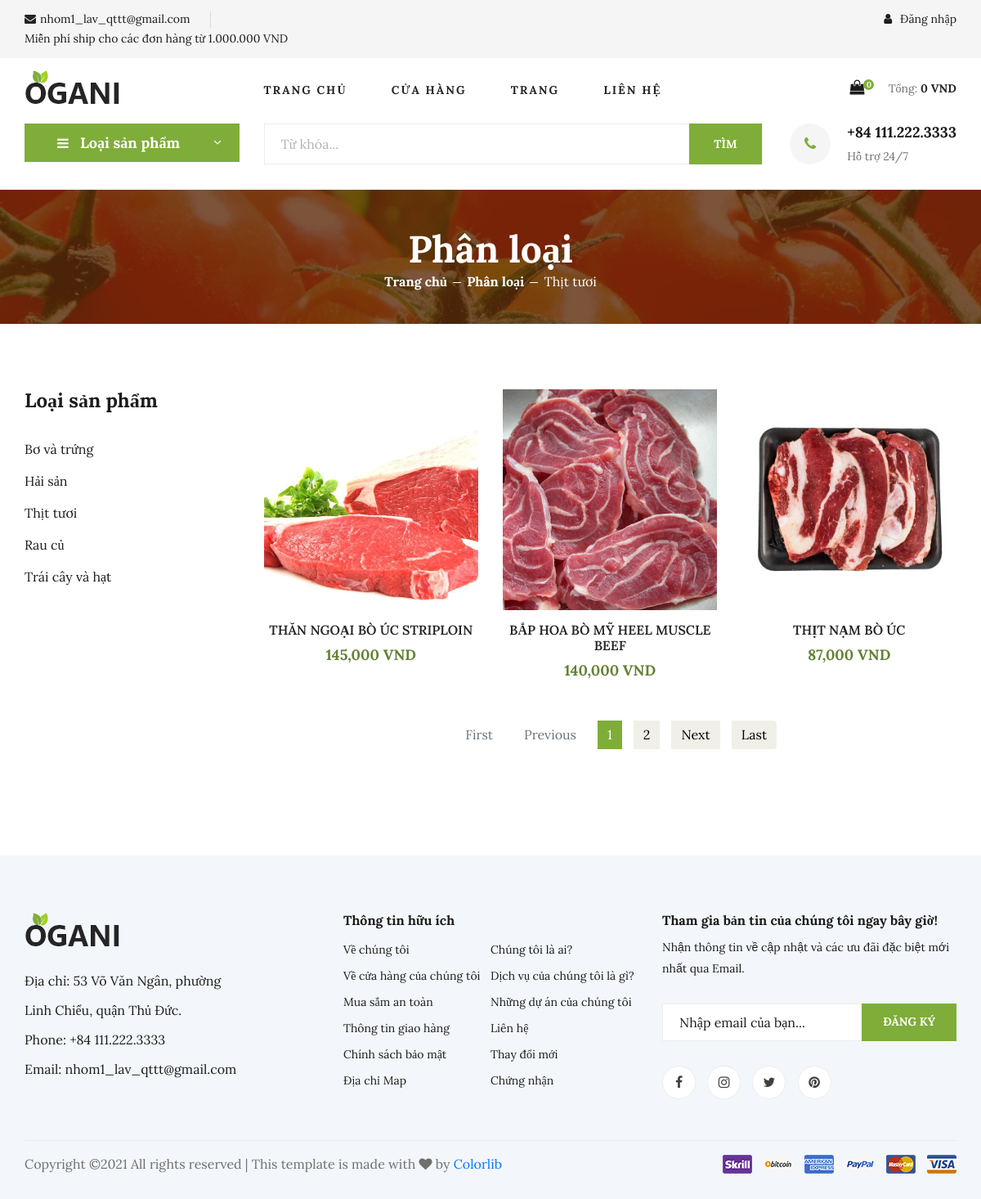
Page /classify.php on the committed database.
### tables this page shows
CREATE TABLE IF NOT EXISTS `protypes` (
  `type_id` int(11) NOT NULL AUTO_INCREMENT,
  `type_name` varchar(100) NOT NULL,
  `type_img` varchar(100) NOT NULL,
  PRIMARY KEY (`type_id`)
);

CREATE TABLE IF NOT EXISTS `products` (
  `id` int(11) NOT NULL AUTO_INCREMENT,
  `name` varchar(100) NOT NULL,
  `price` decimal(10,0) NOT NULL,
  `description` varchar(1000) NOT NULL,
  `information` text NOT NULL,
  `image` varchar(100) NOT NULL,
  `type_id` int(11) NOT NULL,
  `weight` float NOT NULL,
  `feature` tinyint(4) NOT NULL,
  `created_at` timestamp NOT NULL DEFAULT current_timestamp(),
  PRIMARY KEY (`id`)
);

### models/db.php (called while the page is built, shortened)
<?php
class Db
{
    public static $connection;
    public function __construct()
    {
        if (!self::$connection) {
            self::$connection = new mysqli(DB_HOST, DB_USER, DB_PASSWORD, DB_NAME, DB_PORT);
            self::$connection->set_charset(DB_CHARSET);
        }
        return self::$connection;
    }
}

### models/protype.php (called while the page is built, shortened)
<?php
class Protype extends Db{
    function getAllProtype(){
        $sql = self::$connection->prepare("SELECT * FROM `protypes`");
        $sql->execute();
        $items = $sql->get_result()->fetch_all(MYSQLI_ASSOC);
        return $items;
    }
    function getProtypeByID($id){
        $sql = self::$connection->prepare("SELECT * FROM `protypes` WHERE `type_id` = $id");
        $sql->execute();
        $items = $sql->get_result()->fetch_all(MYSQLI_ASSOC);
        return $items;
    }
}

### models/product.php (called while the page is built, shortened)
<?php
class Product extends Db{
    function getAllProductsByType($type_id){
        $sql = self::$connection->prepare("SELECT * FROM `products`, `protypes` WHERE `products`.`type_id` = `protypes`.`type_id` and `protypes`.`type_id` = $type_id");
        $sql->execute();
        $items = $sql->get_result()->fetch_all(MYSQLI_ASSOC);
        return $items;
    }
    function getProductsByType($typeid, $perPage, $page){
        $start = $perPage * ($page - 1);
        $sql = self::$connection->prepare("SELECT *
        FROM `products`
        WHERE `products`.`type_id` = $typeid
        LIMIT $start, $perPage");
        $sql->execute();
        $items = $sql->get_result()->fetch_all(MYSQLI_ASSOC);
        return $items;
    }
}

### classify.php (the view, shortened to what this page needs)
<?php
include('header.php');
include 'models/product.php';
require 'models/pagination.php';
$product = new Product();
$protype = new Protype();
$typeid = null;
if (isset($_GET['type_id'])) {
    $typeid = $_GET['type_id'];
} else {
    $typeid = 1;
}
$perPage = 3;
$page_num = 1;
$totalRows = count($product->getAllProductsByType($typeid));
$baseUrl = "http://" . $_SERVER['HTTP_HOST'] . "/ogani-master/classify.php?type_id=".$typeid."&";
$productList = $product->getProductsByType($typeid, $perPage, $page_num);
?>
<section class="breadcrumb-section set-bg" data-setbg="img/breadcrumb.jpg">
    <div class="container">
        <div class="row">
            <div class="col-lg-12 text-center">
                <div class="breadcrumb__text">
                    <h2>Phân loại</h2>
                    <div class="breadcrumb__option">
                        <a href="index.php">Trang chủ</a>
                        <a href="classify.php">Phân loại</a>
                        <span><?php echo $protype->getProtypeByID($typeid)[0]['type_name'] ?></span>
                    </div>
                </div>
            </div>
        </div>
    </div>
</section>
<section class="product spad">
    <div class="container">
        <div class="row">
            <div class="col-lg-3 col-md-5">
                <div class="sidebar">
                    <div class="sidebar__item">
                        <h4>Loại sản phẩm</h4>
                        <ul>
                            <?php foreach ($protype->getAllProtype() as $value) { ?>
                                <li><a href="classify.php?type_id=<?php echo $value['type_id'] ?>"><?php echo $value['type_name'] ?></a></li>
                            <?php } ?>
                        </ul>
                    </div>
                </div>
            </div>
            <div class="col-lg-9 col-md-7">
                <div class="row">
                    <?php foreach ($productList as $value) {?>
                            <div class="col-lg-4 col-md-6 col-sm-6">
                                <div class="product__item">
                                    <div class="product__item__pic set-bg" data-setbg="img/products/<?php echo $value['image'] ?>">
                                    </div>
                                    <div class="product__item__text">
                                        <h6><a href="shop-details.php?id=<?php echo $value['id'] ?>"><?php echo $value['name'] ?></a></h6>
                                        <?php if ($value['feature'] == 1) { ?>
                                            <h5><?php echo number_format($value['price']) ?> VND</h5>
                                        <?php } else { ?>
                                            <h5><?php echo number_format($value['price'] - ($value['price'] * 0.2)) ?> VND</h5> <?php } ?>
                                    </div>
                                </div>
                            </div>
                    <?php } ?>
                </div>
                <div class="row">
                    <div class="product__pagination mx-auto">
                        <ul class="pagination">
                            <?php echo Pagination::createLinks($baseUrl, $totalRows, $perPage, $page_num); ?>
                        </ul>
                    </div>
                </div>
            </div>
        </div>
    </div>
</section>
<?php include('footer.php'); ?>

### header.php (shortened to what this page needs)
<?php
include_once('models/db.php');
include_once('models/login.php');
include 'models/protype.php';
$username = NULL;
$checkLogin = false;
$protype = new Protype();
?>
<?php
$totalQty = 0;
$totalPrice = 0;
?>
<!DOCTYPE html>
<html lang="vi us">
<head>
    <link rel="stylesheet" href="css/bootstrap.min.css" type="text/css">
    <link rel="stylesheet" href="css/font-awesome.min.css" type="text/css">
    <link rel="stylesheet" href="css/elegant-icons.css" type="text/css">
    <link rel="stylesheet" href="css/nice-select.css" type="text/css">
    <link rel="stylesheet" href="css/jquery-ui.min.css" type="text/css">
    <link rel="stylesheet" href="css/owl.carousel.min.css" type="text/css">
    <link rel="stylesheet" href="css/slicknav.min.css" type="text/css">
    <link rel="stylesheet" href="css/style.css" type="text/css">
    <link rel="stylesheet" href="css/comment.css" type="text/css">
</head>
<body>
    <header class="header">
        <div class="header__top">
            <div class="container">
                <div class="row">
                    <div class="col-lg-6 col-md-6">
                        <div class="header__top__left">
                            <ul>
                                <li><i class="fa fa-envelope"></i>nhom1_lav_qttt@gmail.com</li>
                                <li>Miễn phí ship cho các đơn hàng từ 1.000.000 VND</li>
                            </ul>
                        </div>
                    </div>
                    <div class="col-lg-6 col-md-6">
                        <div class="header__top__right">
                            <div class="header__top__right__auth">
                                <?php
                                if ($checkLogin === false) {
                                    echo "<a href='login.php'><i class='fa fa-user'></i> Đăng nhập</a>";
                                } else {
                                    echo "<a href='logout.php'><i class='fa fa-user'></i> Đăng xuất | $username</a>";
                                }
                                ?>
                            </div>
                        </div>
                    </div>
                </div>
            </div>
        </div>
        <div class="container">
            <div class="row">
                <div class="col-lg-3">
                    <div class="header__logo">
                        <a href="index.php"><img src="img/logo.png" alt=""></a>
                    </div>
                </div>
                <div class="col-lg-6">
                    <nav class="header__menu">
                        <ul>
                            <li id="index" class="active"><a href="index.php">Trang chủ</a></li>
                            <li id="shop-grid"><a href="shop-grid.php">Cửa hàng</a></li>
                            <li id="trang"><a href="#">Trang</a>
                            </li>
                            <li id="contact"><a href="contact.php">Liên hệ</a></li>
                        </ul>
                    </nav>
                </div>
                <div class="col-lg-3">
                    <div class="header__cart">
                        <ul>
                            <li><a href="shoping-cart.php"><i class="fa fa-shopping-bag"></i> <span><?php echo $totalQty?></span></a></li>
                        </ul>
                        <div class="header__cart__price">Tổng: <span><?php echo number_format($totalPrice)?> VND</span></div>
                    </div>
                </div>
            </div>
        </div>
    </header>
    <body>
        <section class="hero hero-normal">
            <div class="container">
                <div class="row">
                    <div class="col-lg-3">
                        <div class="hero__categories">
                            <div class="hero__categories__all">
                                <i class="fa fa-bars"></i>
                                <span>Loại sản phẩm</span>
                            </div>
                                <?php foreach ($protype->getAllProtype() as $value) { ?>
                                    <li><a href="classify.php?type_id=<?php echo $value['type_id'] ?>"><?php echo $value['type_name'] ?></a></li>
                                <?php } ?>
                        </div>
                    </div>
                    <div class="col-lg-9">
                        <div class="hero__search">
                            <div class="hero__search__form">
                                <form action="search.php" method="get">
                                    <input type="text" placeholder="Từ khóa..." name="key">
                                    <button type="submit" class="site-btn">TÌM</button>
                                </form>
                            </div>
                            <div class="hero__search__phone">
                                <div class="hero__search__phone__icon">
                                    <i class="fa fa-phone"></i>
                                </div>
                                <div class="hero__search__phone__text">
                                    <h5>+84 111.222.3333</h5>
                                    <span>Hỗ trợ 24/7</span>
                                </div>
                            </div>
                        </div>
                    </div>
                </div>
            </div>
        </section>

### models/pagination.php (shortened to what this page needs)
<?php
class Pagination
{
    public static function createLinks($baseUrl, $totalRows, $perPage, $page_num)
    {
        $totalLinks = ceil($totalRows / $perPage);
        $a = $totalRows % $perPage;
        $next = $page_num;
        $pre = $page_num;
        $disableNext = "";
        $disablePre = "";
        if ($next < $totalLinks) {
            $next++;
        }
        if ($pre > 0) {
            $pre--;
        }
        if ($page_num == 1) {
            $disablePre = 'disabled';
        }
        $s = '';
        for ($i = 1; $i <= $totalLinks; $i++) {
            if($page_num == $i) {
                $s .= "<li class='page-item'><a class='page-link active' href='$baseUrl"."page=$i'>$i</a></li>";
            } else
            $s .= "<li class='page-item'><a class='page-link' href='$baseUrl"."page=$i'>$i</a></li>";
        }
        $output =
            "
        <nav aria-label='Page navigation example'>
            <ul class='pagination'>
            <li class='page-item " . $disablePre . "'><a class='page-link' href='$baseUrl'>First</a></li>
            <li class='page-item " . $disablePre . "'><a class='page-link' href='$baseUrl"."page=$pre'>Previous</a></li>
            $s
            <li class='page-item " . $disableNext . "'><a class='page-link' href='$baseUrl"."page=$next'>Next</a></li>
            <li class='page-item " . $disableNext . "'><a class='page-link' href='$baseUrl"."page=$totalLinks'>Last</a></li>
            </ul>
        </nav>
        ";
        return $output;
    }
}

### footer.php (shortened to what this page needs)
    <footer class="footer spad">
        <div class="container">
            <div class="row">
                <div class="col-lg-3 col-md-6 col-sm-6">
                    <div class="footer__about">
                        <div class="footer__about__logo">
                            <a href="./index.html"><img src="img/logo.png" alt=""></a>
                        </div>
                        <ul>
                            <li>Địa chỉ: 53 Võ Văn Ngân, phường Linh Chiểu, quận Thủ Đức.</li>
                            <li>Phone: +84 111.222.3333</li>
                            <li>Email: nhom1_lav_qttt@gmail.com</li>
                        </ul>
                    </div>
                </div>
                <div class="col-lg-4 col-md-6 col-sm-6 offset-lg-1">
                    <div class="footer__widget">
                        <h6>Thông tin hữu ích</h6>
                        <ul>
                            <li><a href="#">Về chúng tôi</a></li>
                            <li><a href="#">Về cửa hàng của chúng tôi</a></li>
                            <li><a href="#">Mua sắm an toàn</a></li>
                            <li><a href="#">Thông tin giao hàng</a></li>
                            <li><a href="#">Chính sách bảo mật</a></li>
                            <li><a href="#">Địa chỉ Map</a></li>
                        </ul>
                        <ul>
                            <li><a href="#">Chúng tôi là ai?</a></li>
                            <li><a href="#">Dịch vụ của chúng tôi là gì?</a></li>
                            <li><a href="#">Những dự án của chúng tôi</a></li>
                            <li><a href="contact.php">Liên hệ</a></li>
                            <li><a href="#">Thay đổi mới</a></li>
                            <li><a href="#">Chứng nhận</a></li>
                        </ul>
                    </div>
                </div>
                <div class="col-lg-4 col-md-12">
                    <div class="footer__widget">
                        <h6>Tham gia bản tin của chúng tôi ngay bây giờ!</h6>
                        <p>Nhận thông tin về cập nhật và các ưu đãi đặc biệt mới nhất qua Email.</p>
                        <form action="#">
                            <input type="text" placeholder="Nhập email của bạn...">
                            <button type="submit" class="site-btn">Đăng ký</button>
                        </form>
                        <div class="footer__widget__social">
                            <a href="#"><i class="fa fa-facebook"></i></a>
                            <a href="#"><i class="fa fa-instagram"></i></a>
                            <a href="#"><i class="fa fa-twitter"></i></a>
                            <a href="#"><i class="fa fa-pinterest"></i></a>
                        </div>
                    </div>
                </div>
            </div>
            <div class="row">
                <div class="col-lg-12">
                    <div class="footer__copyright">
                        <div class="footer__copyright__text"><p>
  Copyright &copy;<script>document.write(new Date().getFullYear());</script> All rights reserved | This template is made with <i class="fa fa-heart" aria-hidden="true"></i> by <a href="https://colorlib.com" target="_blank">Colorlib</a>
  </p></div>
                        <div class="footer__copyright__payment"><img src="img/payment-item.png" alt=""></div>
                    </div>
                </div>
            </div>
        </div>
    </footer>
</body>
</html>

### css/comment.css (style rules this page uses)
*, *:before, *:after { margin: 0; padding: 0; -webkit-box-sizing: border-box; transition: all 0.2s ease; }

### rows in the picture
protypes: type_name "Thịt tươi"
protypes: type_name "Bơ và trứng"
protypes: type_name "Hải sản"
protypes: type_name "Rau củ"
protypes: type_name "Trái cây và hạt"
products: shows a picture, name "THĂN NGOẠI BÒ ÚC STRIPLOIN", price "145,000"
products: shows a picture, name "BẮP HOA BÒ MỸ HEEL MUSCLE BEEF", $value['price']-($value['price']*0.2) "140,000"
products: shows a picture, name "THỊT NẠM BÒ ÚC", price "87,000"

### other values in the picture
$totalQty "0"
$totalPrice "0"
